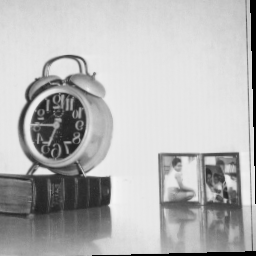
#> input picture 2.bmp, 256 x 256 px
$ python Evaluation_2.py
#> lines starting #> are read from the running program, lines starting #| are printed output that depends on the picture
import matplotlib as mpl
import matplotlib.pyplot as plt
import numpy as np
import cv2

'''Оценка параметров деформации изображения при помощи псевдоградиентного алгоритма.'''

deform_img = cv2.imread("2.bmp")
#> deform_img is the input picture: shape (256, 256, 3); min 0, max 246, mean 181.8
deform_img = cv2.cvtColor(deform_img, cv2.COLOR_BGR2GRAY)
#> deform_img: shape (256, 256)

deform_img = deform_img.astype('uint8')
cv2.imshow("test_4", deform_img)
cv2.waitKey(0)

img = cv2.imread("2.tiff")
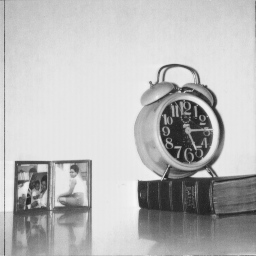
#> input picture 2.tiff, 256 x 256 px
#> img is the input picture: shape (256, 256, 3); min 32, max 246, mean 186
img = cv2.cvtColor(img, cv2.COLOR_BGR2GRAY)
#> img: shape (256, 256)

img = img.astype('uint8')
cv2.imshow("test_4", img)
cv2.waitKey(0)

'''Размеры изображения'''

height = np.size(img, 0)
#> height = 256
width = np.size(deform_img, 1)
#> width = 256

x0 = (width - 1)/2
#> x0 = 127.5
y0 = (height - 1)/2
#> y0 = 127.5

def Inter(x, y):
    inter = img[np.floor(x).astype('uint16')][np.floor(y).astype('uint16')] + \
            int(x - np.floor(x)) * \
            (img[np.ceil(x).astype('uint16')][np.floor(y).astype('uint16')] - img[np.floor(x).astype('uint16')][np.floor(y).astype('uint16')]) + \
            int(y - np.floor(y)) * (img[np.floor(x).astype('uint16')][np.ceil(y).astype('uint16')] - img[np.floor(x).astype('uint16')][np.floor(y).astype('uint16')]) + \
            int(x - np.floor(x)) * int(y - np.floor(y)) * (img[np.ceil(x).astype('uint16')][np.ceil(y).astype('uint16')] + img[np.floor(x).astype('uint16')][np.floor(y).astype('uint16')] - img[np.ceil(x).astype('uint16')][np.floor(y).astype('uint16')] - img[np.floor(x).astype('uint16')][np.ceil(y).astype('uint16')])
    return(inter)

def Inter_2(x, y):
    #.astype('uint8')
    floor_x = int(np.floor(x))
    floor_y = int(np.floor(y))
    ceil_x = int(np.ceil(x))
    ceil_y = int(np.ceil(y))
    img_fx_fy = img[floor_x][floor_y]
    img_cx_fy = img[ceil_x][floor_y]
    img_fx_cy = img[floor_x][ceil_y]
    dif_x_fx = (x - floor_x)
    dif_y_fy = (y - floor_y)
    inter = img_fx_fy + dif_x_fx * \
            (img_cx_fy - img_fx_fy) + \
            dif_y_fy * (img_fx_cy - img_fx_fy) + \
            dif_x_fx * dif_y_fy * \
            (img[ceil_x][ceil_y] + img_fx_fy - img_cx_fy - img_fx_cy)
    return(inter)

def F(f):
    rotate_matrix = np.array([[np.cos(f), -np.sin(f)], [np.sin(f), np.cos(f)]])
    return rotate_matrix

def K(k):
    k_matrix = np.array([[k, 0],[0, k]])
    return k_matrix

def h(hx, hy):
    h_matrix = np.array = ([hx, hy])
    return h_matrix

def dxif(x, y, f, k):
    dxif_matrix = k * (-np.sin(f) * (x - x0) - np.cos(f) * (y - y0))
    return dxif_matrix

def dyif(x, y, f, k):
    dyif_matrix = k * (np.cos(f) * (x - x0) - np.sin(f) * (y - y0))
    return dyif_matrix

def dxik(x, y, f):
    dxik_matrix = np.cos(f) * (x - x0) - np.sin(f) * (y - y0)
    return dxik_matrix

def dyik(x, y, f):
    dyik_matrix = np.sin(f) * (x - x0) - np.cos(f) * (y - y0)
    return dyik_matrix

def dot(p, o):
    res_1 = np.dot(p, o)
    return res_1

def matrix(x, x0, y, y0):
    res_2 = np.array([x - x0, y - y0])
    return res_2

def h_function(hx, hy):
    res_3 = np.array([hx, hy])
    return res_3

def koord(x0, y0):
    res_4 = np.array([x0, y0])
    return res_4

dxihx = 1
dxihy = 0
dyihx = 0
dyihy = 1

T = int(input())
#> the answer given: 3

y_axis_0 = []
y_axis_1 = []
y_axis_2 = []
y_axis_3 = []

x_values = []

f = np.zeros((T))
k = np.zeros((T))
hx = np.zeros((T))
hy = np.zeros((T))
M = np.zeros((4))

f[0] = 0
k[0] = 1
hx[0] = 0
hy[0] = 0

for t in range(1, T):
    dQf = 0
    dQk = 0
    dQhx = 0
    dQhy = 0
    m = 0
    while m < 10:
        x = np.ceil(np.random.uniform(width -1)).astype('uint8')
        y = np.ceil(np.random.uniform(height -1)).astype('uint8')
        xiyi = dot(dot(F(f[t-1]), K(k[t-1])), matrix(x, x0, y, y0)) + h_function(hx[t-1], hy[t-1]) + koord(x0, y0)
        xi = xiyi[0]
        yi = xiyi[1]
        if xi >= 1 and xi <= (width - 2) and yi >= 1 and yi <= (height - 2):
            dQf = dQf + 2 * (Inter(xi, yi) - deform_img[x][y]) * (((Inter(xi+1, yi) - Inter(xi-1, yi))/2) *  dxif(x, y, f[t-1], k[t-1]) + ((Inter(xi, yi+1) - Inter(xi, yi-1))/2) * dyif(x, y, f[t-1], k[t-1]))
            dQk = dQk + 2 * (Inter(xi, yi) - deform_img[x][y]) * (((Inter(xi+1, yi) - Inter(xi-1, yi))/2) *  dxik(x, y, f[t-1]) + ((Inter(xi, yi+1) - Inter(xi, yi-1))/2) * dyik(x, y, f[t-1]))
            dQhx = dQhx + 2 * (Inter(xi, yi) - deform_img[x][y]) * (((Inter(xi+1, yi) - Inter(xi-1, yi))/2) * dxihx + ((Inter(xi, yi+1) - Inter(xi, yi-1))/2) * dyihx)
            dQhy = dQhy + 2 * (Inter(xi, yi) - deform_img[x][y]) * (((Inter(xi+1, yi) - Inter(xi-1, yi))/2) * dxihy + ((Inter(xi, yi + 1) - Inter(xi, yi - 1)) / 2) * dyihy)
            m = m + 1
    f[t] = f[t-1] - np.sign(dQf/m) * 0.003
    k[t] = k[t-1] - np.sign(dQk/m) * 0.01
    hx[t] = hx[t-1] - np.sign(dQhx/m) * 0.04
    hy[t] = hy[t - 1] - np.sign(dQhy/m) * 0.04


    # Постройка графика
    # Набор значений по оси Y
    if T > 100:
        if t == 1 or (t + 1) % 100 == 0:
            y_axis_0.append(-f[t - 1] * (180 / np.pi))
            y_axis_1.append(1 / k[t - 1])
            y_axis_2.append(-hx[t - 1])
            y_axis_3.append(-hy[t - 1])
            # Значения по оси X
            x_values.append(t)
    elif T < 100:
        if t == 1 or (t + 1) % 10 == 0:
            y_axis_0.append(-f[t - 1] * (180 / np.pi))
            y_axis_1.append(1 / k[t - 1])
            y_axis_2.append(-hx[t - 1])
            y_axis_3.append(-hy[t - 1])
            # Значения по оси X
            x_values.append(t)
#> this loop made 2 passes
#> after the loop, f = [0, -0.003, -0.006]; hx = [0, 0.04, 0.08]; hy = [0, 0.04, 0]; k = [1, 1.01, 1]; x_values = [1]; y_axis_0 = [0]; y_axis_1 = [1]; y_axis_2 = [0]; y_axis_3 = [0]

line_f, line_k, line_hx, line_hy = plt.plot(x_values, y_axis_0, 'bD:', x_values, y_axis_1, 'r^:', x_values, y_axis_2, 'go:', x_values, y_axis_3)

# Зададим интервалы осям
plt.axis([0.0, T, -20.0, 20.0])

# Задаем заголовок диаграммы
plt.title(u'Зависимость показателя оценки от количества итераций')

# Задаем подписи к осям X и Y
plt.xlabel(u'Количество итераций, %')
plt.ylabel(u'Оценка')

# Задаем исходные данные для легенды и ее размещение
plt.legend((line_f, line_k, line_hx, line_hy),
               (u'Оценка величины угла поворота', u'Оценка параметра увеличения', u'Оценка параметра смещения по Х', u'Оценка параметра смещения по Y',), loc='best')

# Включаем сетку
plt.grid()
plt.show()
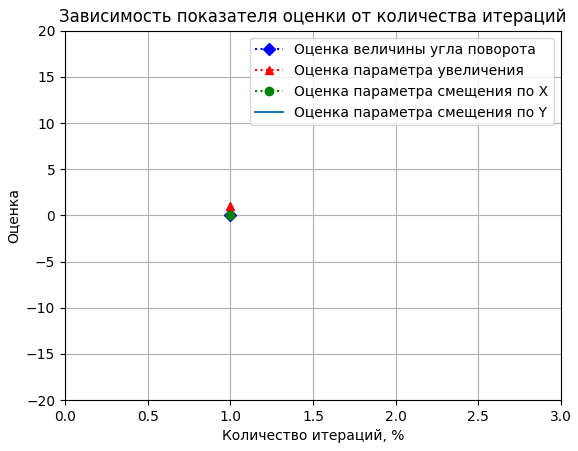
#> figure drawn by matplotlib, 1 panel
plt.savefig('spirit.png', format='png')


M[0] = -f[T - 1] * (180 / np.pi)
M[1] = (1 / k[T - 1])
M[2] = (-hx[T - 1])
M[3] = (-hy[T - 1])
print(M)
